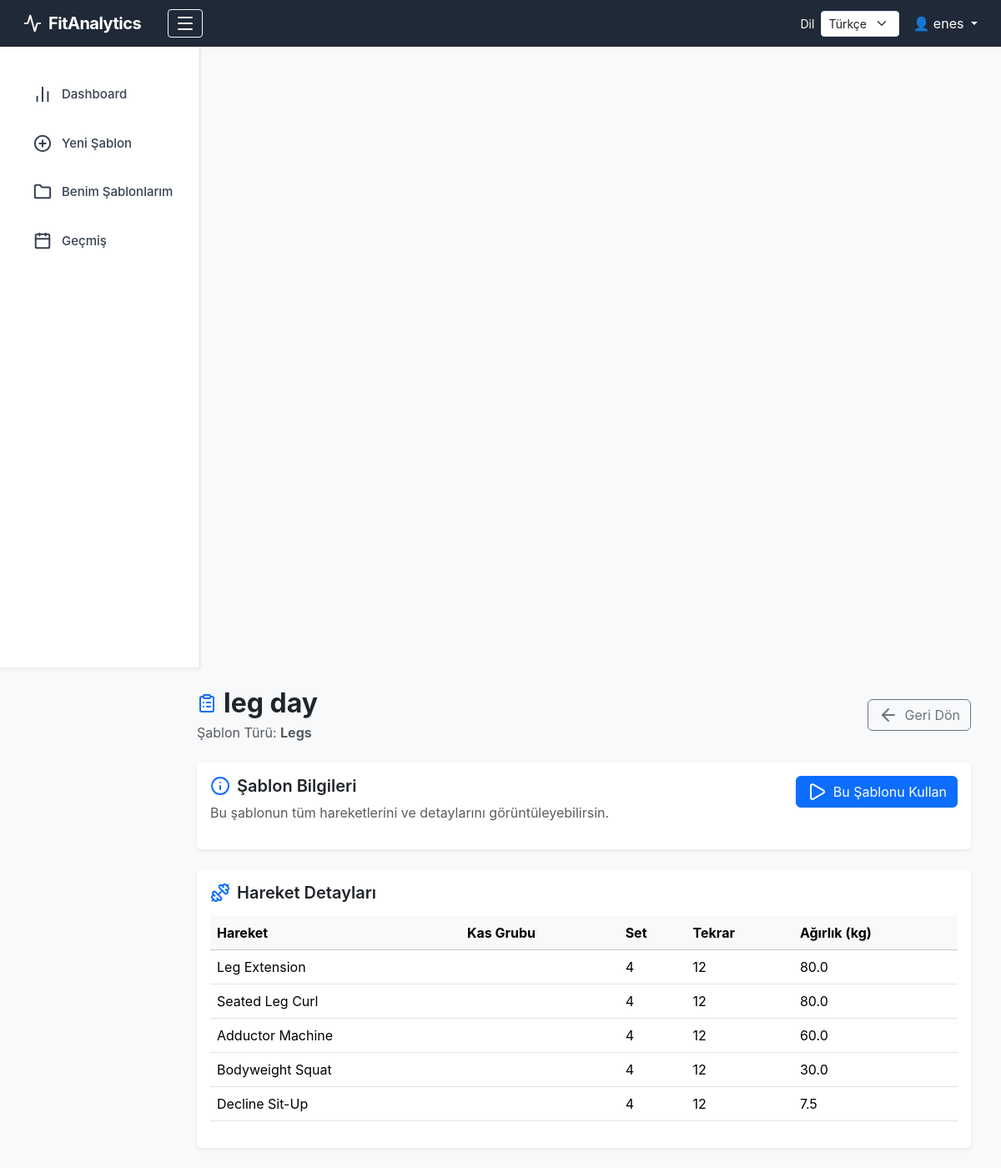
The page /template/2 (signed in) on the database as committed earlier.
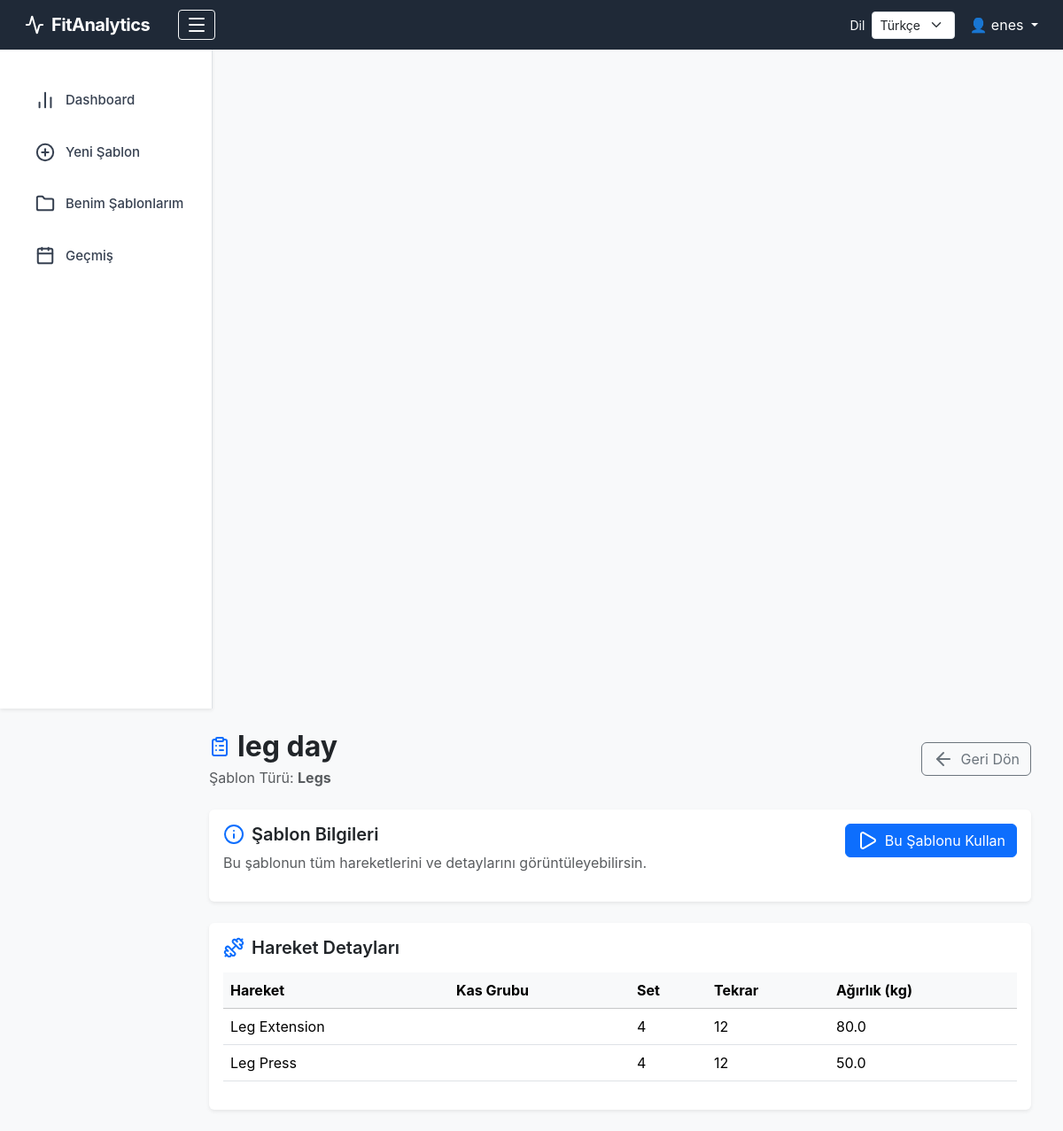
The same page on the database as committed later.
### tables this page shows
CREATE TABLE workout_templates (
    template_id    INTEGER PRIMARY KEY AUTOINCREMENT,
    user_id        INTEGER NOT NULL,
    template_name  TEXT NOT NULL,
    workout_type   TEXT NOT NULL,
    FOREIGN KEY (user_id) REFERENCES users(user_id)
);

CREATE TABLE template_exercises (
    template_exercise_id INTEGER PRIMARY KEY AUTOINCREMENT,
    template_id          INTEGER NOT NULL,
    exercise_lib_id      INTEGER NOT NULL,
    exercise_name        TEXT NOT NULL,
    muscle_id            INTEGER NOT NULL,
    default_sets         INTEGER,
    default_reps         INTEGER,
    default_weight       REAL,
    FOREIGN KEY (template_id) REFERENCES workout_templates(template_id),
    FOREIGN KEY (exercise_lib_id) REFERENCES exercise_library(exercise_lib_id),
    FOREIGN KEY (muscle_id) REFERENCES muscles(muscle_id)
);

### app/blueprints/templates.py (the view)
@main.route("/template/<int:template_id>")
def template_detail(template_id):
    if "user_id" not in session:
        return redirect(url_for("main.login"))
    conn = get_connection()
    cur = conn.cursor()
    cur.execute("""
        SELECT template_id, template_name, workout_type
        FROM workout_templates
        WHERE template_id = ? AND user_id = ?
    """, (template_id, session["user_id"]))
    template = cur.fetchone()
    if not template:
        conn.close()
        return "Template not found", 404
    cur.execute("""
        SELECT te.exercise_name, m.name_tr AS muscle,
               te.default_sets, te.default_reps, te.default_weight
        FROM template_exercises te
        JOIN muscles m ON m.muscle_id = te.muscle_id
        WHERE te.template_id = ?
    """, (template_id,))
    exercises = cur.fetchall()
    conn.close()
    return render_template("template_detail.html", template=template, exercises=exercises)

### app/database.py (called while the page is built)
def get_connection():
    conn = sqlite3.connect(DB_PATH)
    conn.row_factory = sqlite3.Row
    return conn

### app/templates/template_detail.html
{% extends "layout.html" %}
{% block content %}
<div class="container-fluid">
    <div class="d-flex justify-content-between align-items-center mb-4">
        <div>
            <h2 class="fw-bold mb-1 d-flex align-items-center">
                <i data-lucide="clipboard-list" class="me-2 text-primary"></i>
                {{ template.template_name }}
            </h2>
            <p class="text-muted mb-0">
                Şablon Türü: <strong>{{ template.workout_type | capitalize }}</strong>
            </p>
        </div>
        <a href="{{ url_for('main.my_templates') }}"
           class="btn btn-outline-secondary d-flex align-items-center">
            <i data-lucide="arrow-left" class="me-2"></i>
            Geri Dön
        </a>
    </div>
    <div class="card shadow-sm border-0 mb-4">
        <div class="card-body">
            <div class="d-flex justify-content-between align-items-start">
                <div>
                    <h5 class="fw-semibold d-flex align-items-center">
                        <i data-lucide="info" class="me-2 text-primary"></i>
                        Şablon Bilgileri
                    </h5>
                    <p class="text-muted">
                        Bu şablonun tüm hareketlerini ve detaylarını görüntüleyebilirsin.
                    </p>
                </div>
                <a href="{{ url_for('main.use_template', template_id=template.template_id) }}"
                   class="btn btn-primary text-white d-flex align-items-center">
                    <i data-lucide="play" class="me-2"></i>
                    Bu Şablonu Kullan
                </a>
            </div>
        </div>
    </div>
    <div class="card shadow-sm border-0">
        <div class="card-body">
            <h5 class="fw-semibold mb-3 d-flex align-items-center">
                <i data-lucide="dumbbell" class="me-2 text-primary"></i>
                Hareket Detayları
            </h5>
            {% if exercises %}
            <table class="table table-hover align-middle">
                <thead class="table-light">
                    <tr>
                        <th>Hareket</th>
                        <th>Kas Grubu</th>
                        <th>Set</th>
                        <th>Tekrar</th>
                        <th>Ağırlık (kg)</th>
                    </tr>
                </thead>
                <tbody>
                    {% for ex in exercises %}
                    <tr>
                        <td>{{ ex.exercise_name }}</td>
                        <td>{{ ex.target_muscle }}</td>
                        <td>{{ ex.default_sets }}</td>
                        <td>{{ ex.default_reps }}</td>
                        <td>{{ ex.default_weight }}</td>
                    </tr>
                    {% endfor %}
                </tbody>
            </table>
            {% else %}
            <p class="text-muted mb-0">Bu şablonda henüz hareket yok.</p>
            {% endif %}
        </div>
    </div>
</div>
{% endblock %}

### app/templates/layout.html (shortened to what this page needs)
<!DOCTYPE html>
<html lang="{{ current_language }}">
<head>
    <link rel="stylesheet"
          href="https://cdn.jsdelivr.net/npm/bootstrap@5.3.2/dist/css/bootstrap.min.css">
    <link rel="stylesheet" href="{{ url_for('static', filename='style.css') }}">
</head>
<body class="bg-light">
    <nav class="navbar navbar-dark bg-dark px-3">
        <div class="container-fluid d-flex align-items-center">
            <a class="navbar-brand fw-bold d-flex align-items-center gap-2"
            href="{{ url_for('main.dashboard') }}">
                <i data-lucide="activity" class="sidebar-icon"></i>
                <span>FitAnalytics</span>
            </a>
            <button id="sidebarToggle" class="btn btn-outline-light btn-sm ms-3">
                <i data-lucide="menu"></i>
            </button>
            <form method="POST"
                  action="{{ url_for('main.set_language') }}"
                  class="d-flex align-items-center ms-auto me-3">
                <label class="text-white me-2 small mb-0">{{ t.language_label }}</label>
                <select class="form-select form-select-sm"
                        name="language"
                        onchange="this.form.submit()">
                    {% for code, label in language_names.items() %}
                    <option value="{{ code }}" {% if current_language == code %}selected{% endif %}>
                        {{ label }}
                    </option>
                    {% endfor %}
                </select>
            </form>
            {% if session.get("user_name") %}
            <div class="dropdown text-white">
                <a class="text-white text-decoration-none dropdown-toggle"
                   href="#" role="button" data-bs-toggle="dropdown">
                    👤 {{ session["user_name"] }}
                </a>
            </div>
            {% endif %}
        </div>
    </nav>
    <div class="container-fluid">
        <div class="row app-layout">
            <nav id="sidebar" class="sidebar-modern col-md-3 col-lg-2 bg-white border-end shadow-sm">
                <div class="d-flex flex-column pt-3">
                    <a class="nav-link sidebar-item {% if request.path == '/' %} active-link {% endif %}"
                       href="{{ url_for('main.dashboard') }}">
                        <i data-lucide="bar-chart-2" class="sidebar-icon"></i>
                        <span class="link-text">{{ t.nav_dashboard }}</span>
                    </a>
                    <a class="nav-link sidebar-item {% if request.path.startswith('/add-template') %} active-link {% endif %}"
                       href="{{ url_for('main.add_template') }}">
                        <i data-lucide="plus-circle" class="sidebar-icon"></i>
                        <span class="link-text">
                            {% if current_language == 'tr' %}Yeni Şablon{% else %}New Template{% endif %}
                        </span>
                    </a>
                    <a class="nav-link sidebar-item {% if request.path.startswith('/my-templates') %} active-link {% endif %}"
                       href="{{ url_for('main.my_templates') }}">
                        <i data-lucide="folder" class="sidebar-icon"></i>
                        <span class="link-text">
                            {% if current_language == 'tr' %}Benim Şablonlarım{% else %}My Templates{% endif %}
                        </span>
                    </a>
                    <a class="nav-link sidebar-item {% if request.path.startswith('/history') %} active-link {% endif %}"
                       href="{{ url_for('main.history') }}">
                        <i data-lucide="calendar" class="sidebar-icon"></i>
                        <span class="link-text">{{ t.nav_history }}</span>
                    </a>
                </div>
            </nav>
            <main id="mainContent" class="col-md-9 ms-sm-auto col-lg-10 px-md-4 py-4">
                {% block content %}{% endblock %}
            </main>
        </div>
    </div>
</body>
</html>

### app/static/style.css (style rules this page uses)
body { background-color: #f4f6fb !important; font-family: 'Inter', sans-serif; }
.navbar { background-color: #1f2937 !important; }
.navbar-brand { font-size: 20px; letter-spacing: -0.5px; }
#sidebar { width: 240px; min-height: calc(100vh - 56px); background: #ffffff; border-right: 1px solid #e5e7eb; transition: width 0.25s ease; overflow: hidden; padding-top: 12px; }
.sidebar-item { display: flex; align-items: center; gap: 12px; padding: 12px 18px; font-size: 15px; font-weight: 500; color: #374151 !important; border-radius: 8px; margin: 6px 10px; white-space: nowrap; transition: background 0.2s, transform 0.2s, color 0.2s; }
.sidebar-icon { width: 22px; height: 22px; stroke-width: 2.2; flex-shrink: 0; }
.sidebar-item span { transition: opacity 0.25s, transform 0.25s ease; }
#mainContent { transition: margin-left 0.25s ease; margin-left: 240px; }

Rows that differ between the two databases and show on the page:
removed template_exercises: exercise_name "Seated Leg Curl", default_sets "4", default_reps "12", default_weight "80.0"
removed template_exercises: exercise_name "Adductor Machine", default_sets "4", default_reps "12", default_weight "60.0"
removed template_exercises: exercise_name "Bodyweight Squat", default_sets "4", default_reps "12", default_weight "30.0"
removed template_exercises: exercise_name "Decline Sit-Up", default_sets "4", default_reps "12", default_weight "7.5"
now on this page (row edited): template_exercises: exercise_name "Leg Press", default_sets "4", default_reps "12", default_weight "50.0"
